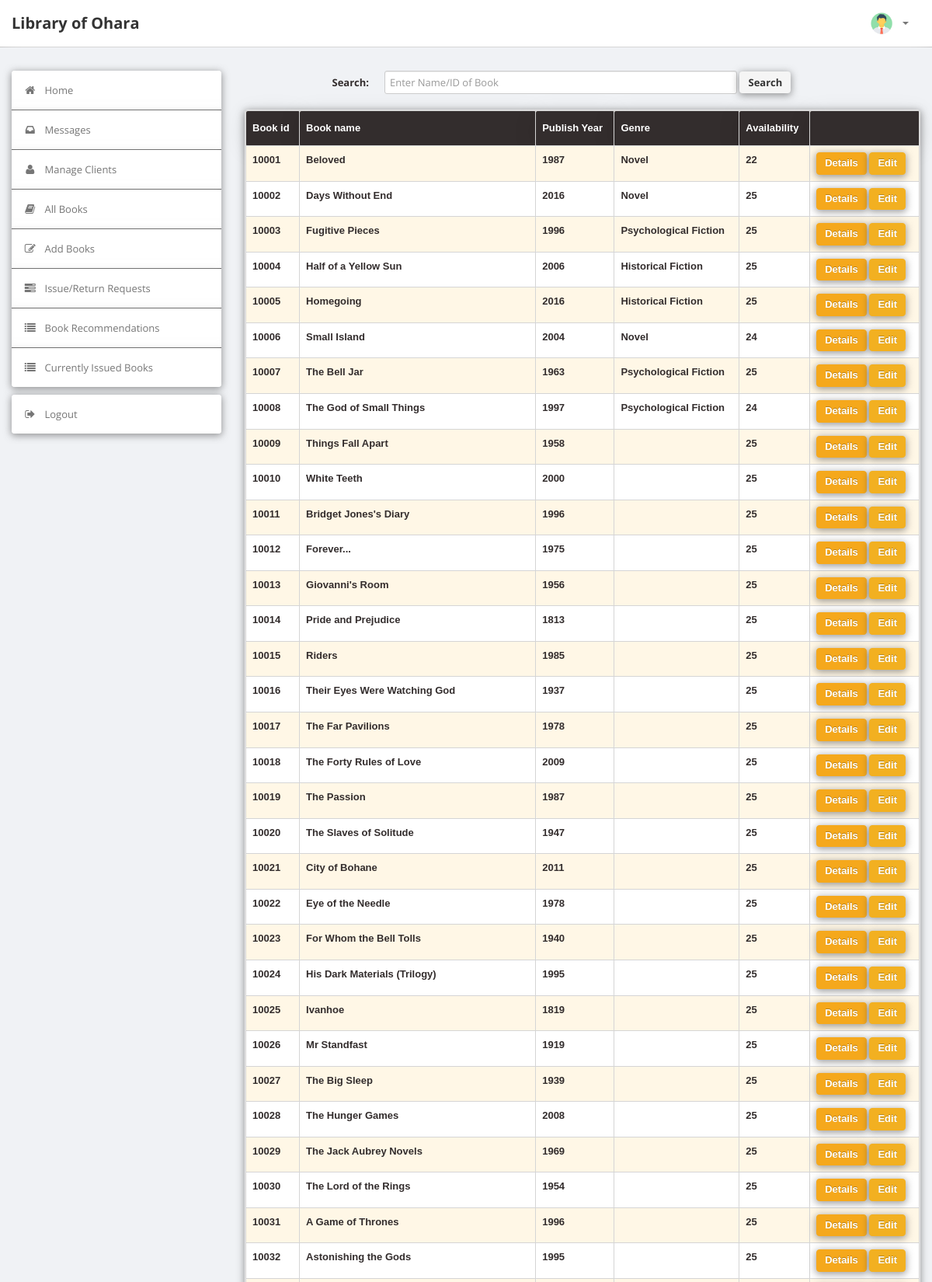
/LibraryManagementSystem/admin/book.php (signed in, upper part), run on the app's committed database.
### tables this page shows
CREATE TABLE `book` (
  `BookId` int(10) NOT NULL,
  `Title` varchar(50) DEFAULT NULL,
  `Genre` varchar(50) DEFAULT NULL,
  `Year` int(4) DEFAULT NULL,
  `Availability` int(3) DEFAULT NULL
);

### LibraryManagementSystem/admin/book.php (the view, shortened to what this page needs)
<?php
require('dbconn.php');
?>
<?php
if ($_SESSION['Personal_ID']) {
    ?>
    <!DOCTYPE html>
    <html lang="en">
    <head>
        <link type="text/css" href="bootstrap/css/bootstrap.min.css" rel="stylesheet">
        <link type="text/css" href="bootstrap/css/bootstrap-responsive.min.css" rel="stylesheet">
        <link type="text/css" href="css/theme.css" rel="stylesheet">
        <link type="text/css" href="images/icons/css/font-awesome.css" rel="stylesheet">
    </head>
    <body>
    <div class="navbar navbar-fixed-top">
        <div class="navbar-inner">
            <div class="container">
                    <a class="brand" href="index.php">Library of Ohara </a>
                <div class="nav-collapse collapse navbar-inverse-collapse">
                    <ul class="nav pull-right">
                        <li class="nav-user dropdown"><a href="#" class="dropdown-toggle" data-toggle="dropdown">
                                <img src="images/user.png" class="nav-avatar"/>
                                <b class="caret"></b></a>
                        </li>
                    </ul>
                </div>
            </div>
        </div>
    </div>
    <div class="wrapper">
        <div class="container">
            <div class="row">
                <div class="span3">
                    <div class="sidebar">
                        <ul class="widget widget-menu unstyled">
                            <li class="active"><a href="index.php"><i class="menu-icon icon-home"></i>Home
                                </a></li>
                            <li><a href="message.php"><i class="menu-icon icon-inbox"></i>Messages</a>
                            </li>
                            <li><a href="users.php"><i class="menu-icon icon-user"></i>Manage Clients </a>
                            </li>
                            <li><a href="book.php"><i class="menu-icon icon-book"></i>All Books </a></li>
                            <li><a href="addbook.php"><i class="menu-icon icon-edit"></i>Add Books </a></li>
                            <li><a href="requests.php"><i class="menu-icon icon-tasks"></i>Issue/Return Requests </a>
                            </li>
                            <li><a href="recommendations.php"><i class="menu-icon icon-list"></i>Book Recommendations
                                </a></li>
                            <li><a href="current.php"><i class="menu-icon icon-list"></i>Currently Issued Books </a>
                            </li>
                        </ul>
                        <ul class="widget widget-menu unstyled">
                            <li><a href="logout.php"><i class="menu-icon icon-signout"></i>Logout </a></li>
                        </ul>
                    </div>
                </div>
                <div class="span9">
                    <form class="form-horizontal row-fluid" action="book.php" method="post">
                        <div class="control-group">
                            <label class="control-label" for="Search"><b>Search:</b></label>
                            <div class="controls">
                                <input type="text" id="title" name="title" placeholder="Enter Name/ID of Book"
                                       class="span8" required>
                                <button type="submit" name="submit" class="btn">Search</button>
                            </div>
                        </div>
                    </form>
                    <br>
                    <?php
                    if (isset($_POST['submit'])) {
                        $s = $_POST['title'];
                        $sql = "select * from LMS.book where BookId='$s' or Title like '%$s%'";
                    } else
                        $sql = "select * from LMS.book";
                    $result = $conn->query($sql);
                    $rowcount = mysqli_num_rows($result);
                    if (!($rowcount))
                    echo "<br><center><h2><b><i>No Results</i></b></h2></center>";
                    else
                    {
                    ?>
                    <div class="module">
                        <table class="table" id="tables">
                            <thead>
                            <tr>
                                <th>Book id</th>
                                <th>Book name</th>
                                <th>Publish Year</th>
                                <th>Genre</th>
                                <th>Availability</th>
                                <th></th>
                            </tr>
                            </thead>
                            <tbody>
                            <?php
                            while ($row = $result->fetch_assoc()) {
                                $bookid = $row['BookId'];
                                $name = $row['Title'];
                                $year = $row['Year'];
                                $Genre = $row['Genre'];
                                $avail = $row['Availability'];
                                ?>
                                <tr>
                                    <td><b><?php echo $bookid ?></b></td>
                                    <td><b><?php echo $name ?></b></td>
                                    <td><b><?php echo $year ?></b></td>
                                    <td><b><?php echo $Genre ?></b></td>
                                    <td><b><?php echo $avail ?></b></td>
                                    <td>
                                        <a href="bookdetails.php?id=<?php echo $bookid; ?>" class="btn btn-primary">Details</a>
                                        <a href="edit_book_details.php?id=<?php echo $bookid; ?>"
                                           class="btn btn-success">Edit</a>
                                    </td>
                                </tr>
                                <?php
                            }
                            } ?>
                            </tbody>
                        </table>
                    </div>
                </div>
            </div>
        </div>
    </div>
    </body>
    </html>
<?php } else {
    echo "<script type='text/javascript'>alert('Access Denied!!!')</script>";
} ?>

### data on the page
book: BookId "10001", Title "Beloved", Year "1987", Genre "Novel", Availability "22"
book: BookId "10002", Title "Days Without End", Year "2016", Genre "Novel", Availability "25"
book: BookId "10003", Title "Fugitive Pieces", Year "1996", Genre "Psychological Fiction", Availability "25"
book: BookId "10004", Title "Half of a Yellow Sun", Year "2006", Genre "Historical Fiction", Availability "25"
book: BookId "10005", Title "Homegoing", Year "2016", Genre "Historical Fiction", Availability "25"
book: BookId "10006", Title "Small Island", Year "2004", Genre "Novel", Availability "24"
book: BookId "10007", Title "The Bell Jar", Year "1963", Genre "Psychological Fiction", Availability "25"
book: BookId "10008", Title "The God of Small Things", Year "1997", Genre "Psychological Fiction", Availability "24"
book: BookId "10009", Title "Things Fall Apart", Year "1958", Availability "25"
book: BookId "10010", Title "White Teeth", Year "2000", Availability "25"
book: BookId "10011", Title "Bridget Jones's Diary", Year "1996", Availability "25"
book: BookId "10012", Title "Forever...", Year "1975", Availability "25"
book: BookId "10013", Title "Giovanni's Room", Year "1956", Availability "25"
book: BookId "10014", Title "Pride and Prejudice", Year "1813", Availability "25"
book: BookId "10015", Title "Riders", Year "1985", Availability "25"
book: BookId "10016", Title "Their Eyes Were Watching God", Year "1937", Availability "25"
book: BookId "10017", Title "The Far Pavilions", Year "1978", Availability "25"
book: BookId "10018", Title "The Forty Rules of Love", Year "2009", Availability "25"
book: BookId "10019", Title "The Passion", Year "1987", Availability "25"
book: BookId "10020", Title "The Slaves of Solitude", Year "1947", Availability "25"
book: BookId "10021", Title "City of Bohane", Year "2011", Availability "25"
book: BookId "10022", Title "Eye of the Needle", Year "1978", Availability "25"
book: BookId "10023", Title "For Whom the Bell Tolls", Year "1940", Availability "25"
book: BookId "10024", Title "His Dark Materials (Trilogy)", Year "1995", Availability "25"
book: BookId "10025", Title "Ivanhoe", Year "1819", Availability "25"
book: BookId "10026", Title "Mr Standfast", Year "1919", Availability "25"
book: BookId "10027", Title "The Big Sleep", Year "1939", Availability "25"
book: BookId "10028", Title "The Hunger Games", Year "2008", Availability "25"
book: BookId "10029", Title "The Jack Aubrey Novels", Year "1969", Availability "25"
book: BookId "10030", Title "The Lord of the Rings", Year "1954", Availability "25"
book: BookId "10031", Title "A Game of Thrones", Year "1996", Availability "25"
book: BookId "10032", Title "Astonishing the Gods", Year "1995", Availability "25"
